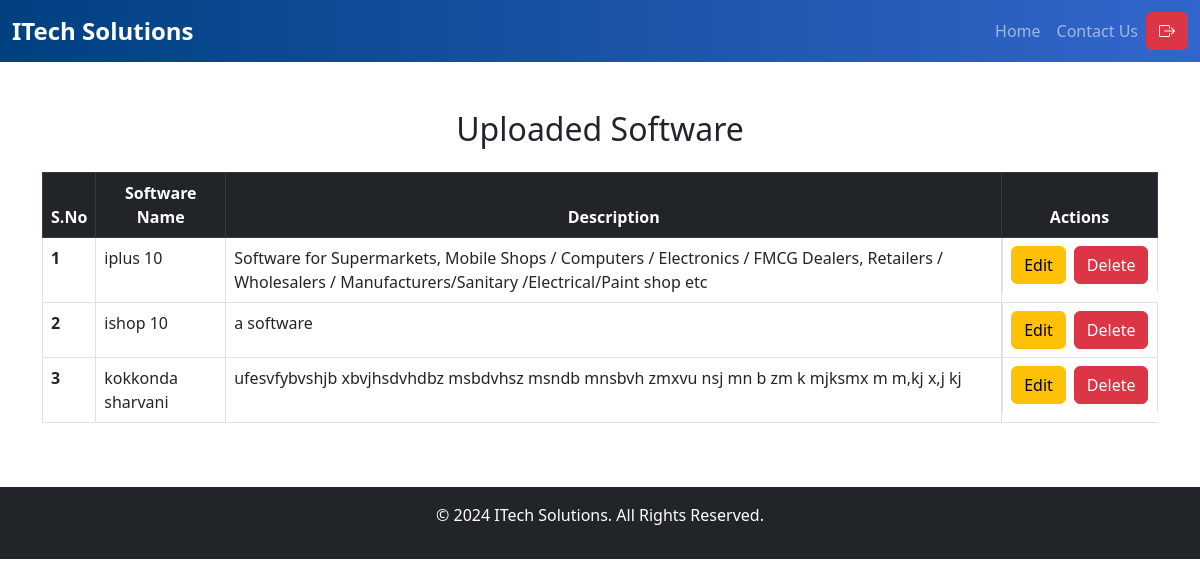
The page /software-list/ (signed in) on the database its author committed.
### itech_solutions/models.py (models this page shows, shortened)
class Software(models.Model):
    name = models.CharField(max_length=255)
    description = models.TextField()
    file = models.FileField(upload_to="software_files/")
    uploaded_at = models.DateTimeField(auto_now_add=True)

### itech_solutions/views.py (the view)
# urls.py: path('software-list/', login_required(views.software_list), name='software_list'),
def software_list(request):
    softwares = Software.objects.all()
    return render(request, 'list.html', {'softwares': softwares})

### itech_solutions/templates/list.html (shortened to what this page needs)
{% extends 'base.html' %}
{% block content %}
<div class="container my-5">
    <h2 class="text-center mb-4">Uploaded Software</h2>
    <div class="table-responsive">
        <table class="table table-hover  table-bordered">
            <thead class="custom-table-header table-dark text-center">
                <tr>
                    <th scope="col">S.No</th>
                    <th scope="col">Software Name</th>
                    <th scope="col">Description</th>
                    <th scope="col">Actions</th>
                </tr>
            </thead>
            <tbody>
                {% for software in softwares %}
                <tr>
                    <th scope="row">{{ forloop.counter }}</th>
                    <td>{{ software.name }}</td>
                    <td>{{ software.description }}</td>
                    <td class="d-flex gap-2 ">
                        <a href="{% url 'update_software' software.id %}" class="btn btn-warning ">Edit</a>
                        <a href="{% url 'delete_software' software.id %}" class="btn btn-danger"
                           onclick="return confirm('Are you sure you want to delete this software?');">Delete</a>
                    </td>
                </tr>
                {% endfor %}
            </tbody>
        </table>
    </div>
</div>
{% endblock %}

### rows shown on the page
Software: name "iplus 10", description "Software for Supermarkets, Mobile Shops / Computers / Electronics / FMCG Dealers, Retailers / Wholesalers / Manufacturers/Sanitary /Electrical/Paint shop etc"
Software: name "ishop 10", description "a software"
Software: name "kokkonda sharvani", description "ufesvfybvshjb xbvjhsdvhdbz msbdvhsz msndb mnsbvh zmxvu nsj mn b zm k mjksmx m m,kj x,j kj"
